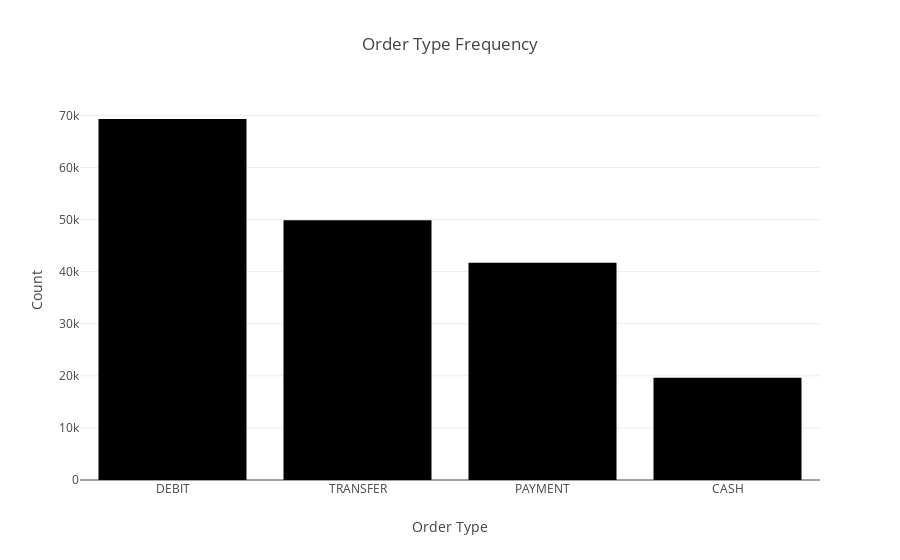

Here is the notebook cell this chart was saved with:
### Markdown cell above
What is the most common request type

### Code cell
import plotly.express as px

type_counts = df['Type'].value_counts().reset_index()
type_counts.columns = ['Order Type', 'Count']

fig = px.bar(type_counts, x='Order Type', y='Count', title='Order Type Frequency')
fig.show()

df['Type'].describe()

### Figure 1 — Plotly figure (JSON) as saved in the notebook; plotly's stock layout.template omitted (floating-point values rounded to 4 significant figures)
{"data": [{"alignmentgroup": "True", "hovertemplate": "Order Type=%{x}<br>Count=%{y}<extra></extra>", "legendgroup": "", "marker": {"color": "#000001", "pattern": {"shape": ""}}, "name": "", "offsetgroup": "", "orientation": "v", "showlegend": false, "textposition": "auto", "type": "bar", "x": ["DEBIT", "TRANSFER", "PAYMENT", "CASH"], "xaxis": "x", "y": [69295, 49883, 41725, 19616], "yaxis": "y"}], "layout": {"barmode": "relative", "legend": {"tracegroupgap": 0}, "title": {"text": "Order Type Frequency"}, "xaxis": {"anchor": "y", "domain": [0, 1], "title": {"text": "Order Type"}}, "yaxis": {"anchor": "x", "domain": [0, 1], "title": {"text": "Count"}}}}
